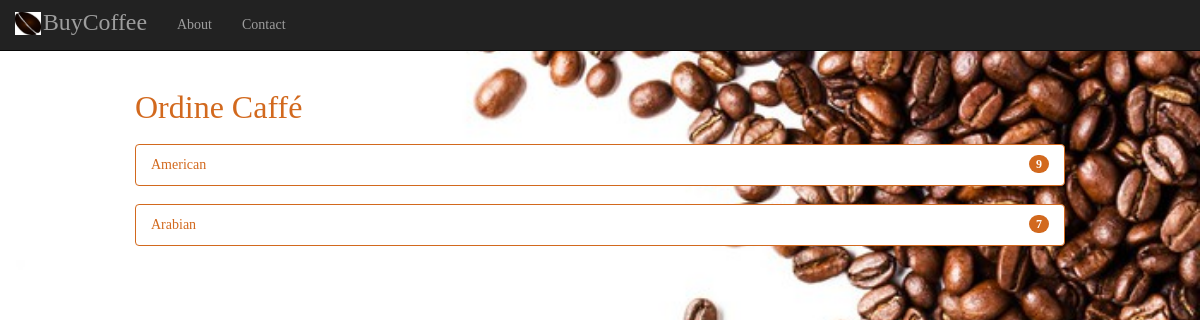
/coffee/, run on an earlier commit of the app's database.
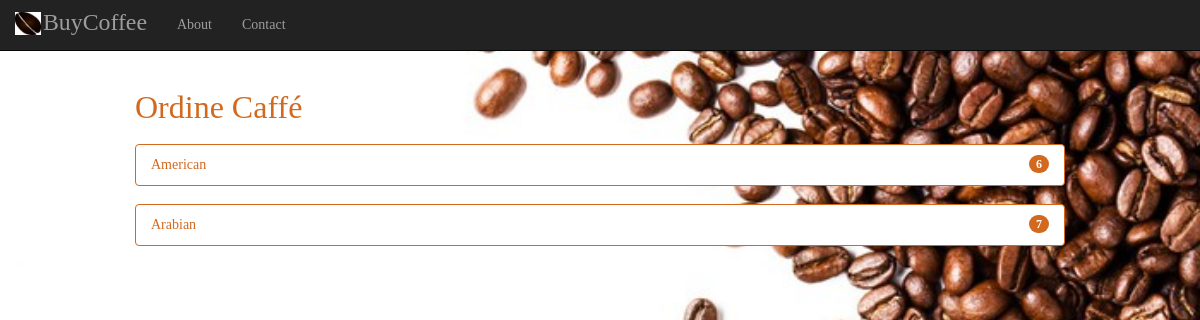
And on a later commit of the database.
### coffee/models.py (models this page shows, shortened)
class CoffeeCapsule(models.Model):
    AMERICAN = 'American'
    ARABIAN = 'Arabian'
    COFFEE_CHOICES = (
        (AMERICAN, 'American'),
        (ARABIAN, 'Arabian'),
    )
    coffeeType = models.CharField('Type', choices=COFFEE_CHOICES, max_length=25)
    additionDate = models.DateTimeField('addition date', default=timezone.now)
    expirationDate = models.DateTimeField('expiration date')
    coffeeDescription = models.TextField('Description', max_length=200, help_text="Insert a brief product description")
    coffeePrice = models.DecimalField('Price', max_digits=4, decimal_places=2, default=0.50)
    coffeeQuantity = models.PositiveSmallIntegerField('Quantity', default=1, editable=True)

### coffee/views.py (the view)
# urls.py: path('', views.IndexView.as_view(), name='index'),
class IndexView(generic.ListView):
    template_name = 'coffee/index.html'
    context_object_name = 'coffee_list'
    def get_queryset(self):
        return CoffeeCapsule.objects.all().values('coffeeType').annotate(coffeeQuantity=Sum('coffeeQuantity'))

### coffee/templates/coffee/index.html (shortened to what this page needs)
<!doctype html>
<html>
    <head>
        {% load static %}
        <link href="{% static '/coffee/css/bootstrap.min.css' %}" rel="stylesheet" type="text/css">
        <link href="{% static '/coffee/css/custom.css' %}" rel="stylesheet" type="text/css">
    </head>
    <body background="{% static '/coffee/image/sfondo1.jpg' %}"></body>
    <body>
    <nav class="navbar navbar-inverse navbar-fixed-top" role="navigation">
        <div class="container">
            <div class="navbar-header">
                <a class="navbar-brand" href="{% url 'index' %}">
                    BuyCoffee
                </a>
            </div>
            <div class="collapse navbar-collapse" id="bs-example-navbar-collapse-1">
                <ul class="nav navbar-nav">
                    <li>
                        <a href="{% url 'about' %}">About</a>
                    </li>
                    <li>
                        <a href="{% url 'contact' %}">Contact</a>
                    </li>
                </ul>
            </div>
        </div>
    </nav>
        <div class="container-fluid">
            <h1>Ordine Caff&eacute;</h1>
            {% load static %}
            {% if coffee_list %}
            <ul class="list-group">
                {% for capsule in coffee_list %}
                    <a class="nounderline" href="{% url 'payment' capsule.coffeeType %}">
                        <button type="button" class="list-group-item">
                            <font color="#d2691e">{{ capsule.coffeeType }}</font>
                            <span class="badge badge-primary badge-pill">{{ capsule.coffeeQuantity }}</span>
                        </button>
                    </a>
                {% endfor %}
            </ul>
            {% else %}
            <ul class="list-group-item-warning">Non ci sono cialde disponibili</ul>
            {% endif %}
        </div>
                {% load static %}
    </body>
</html>

### coffee/static/coffee/css/custom.css (style rules this page uses)
body { text-align: left; background-size: cover; background-repeat: no-repeat; font-family: Verdana; }
h1 { text-align: left; font-family: Verdana; font-size: 32px; color: chocolate; }
.nounderline { text-decoration-color: white; text-decoration: none !important; text-line-through-color: white; color: chocolate; }
.container-fluid { max-width: 80%; margin-left: auto; margin-right: auto; padding-top: 5em; }
.list-group-item { color: chocolate; border-color: chocolate; text-line-through-color: chocolate; margin-top: 2%; }
.badge-primary { background-color: chocolate; }
.navbar-brand { font-size: 170%; padding: 12px 15px 0 28px; background-image: url(../image/download.jpeg); background-repeat: no-repeat; background-size: 26px 23px; background-position: 0 12px; }

What changed in the data, as far as the page shows it:
changed CoffeeCapsule "American": coffeeQuantity "9" → "6"
